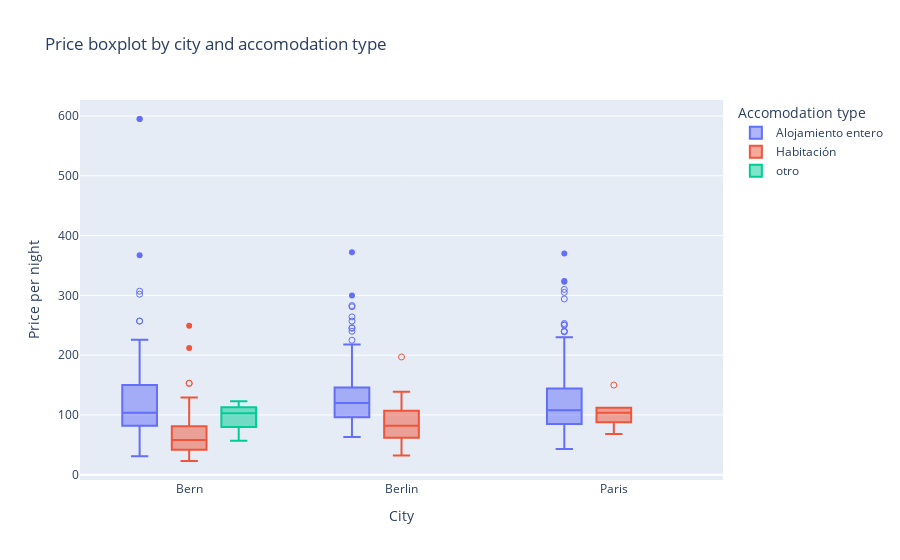

Here is the notebook cell this chart was saved with:
### Markdown cell above
### Price boxplot by city and accomodation type

### Code cell
price_boxplot = px.box(
    data_frame=airbnb_data,
    x="city",
    y="price_per_night",
    color="category",
    points="suspectedoutliers",
    hover_name="name",
    title="Price boxplot by city and accomodation type",
    labels={
        "price_per_night": "Price per night",
        "city": "City",
        "category": "Accomodation type",
    },
)

price_boxplot.show()

### Figure 1 — Plotly figure (JSON) as saved in the notebook; plotly's stock layout.template omitted (floating-point values rounded to 4 significant figures; data arrays with more than 128 entries replaced by an {"elided": "..."} marker saying what was removed)
{"data": [{"alignmentgroup": "True", "boxpoints": "suspectedoutliers", "hovertemplate": "<b>%{hovertext}</b><br><br>Accomodation type=Alojamiento entero<br>City=%{x}<br>Price per night=%{y}<extra></extra>", "hovertext": {"elided": "688 str values"}, "legendgroup": "Alojamiento entero", "marker": {"color": "#636efa"}, "name": "Alojamiento entero", "notched": false, "offsetgroup": "Alojamiento entero", "orientation": "v", "showlegend": true, "type": "box", "x": {"elided": "688 str values"}, "x0": " ", "xaxis": "x", "y": {"elided": "688 int values"}, "y0": " ", "yaxis": "y"}, {"alignmentgroup": "True", "boxpoints": "suspectedoutliers", "hovertemplate": "<b>%{hovertext}</b><br><br>Accomodation type=Habitación<br>City=%{x}<br>Price per night=%{y}<extra></extra>", "hovertext": ["Sala de estar en Berna", "Escapada al campo", "Habitación individual privada en Berna", "Como si estuvieras en casa", "¡Pequeño pero bonito! ¡Bonito y completo!", "Habitación preciosa cerca de la ciudad de Berna", "Orange Apt., casco antiguo, a 3 minutos de la estación de tren de Berna.", "Hermosa habitación en el casco antiguo de Berna", "Lugar mágico y piscina de Beatenberg", "Alojamiento en Emmentaler Spycher de 300 años", "Habitación con baño privado y entrada", "Habitación minimalista, casco antiguo, a 3 minutos de la estación de Berna", "habitación individual oriental en B'n'B Thunerstern", "Apartamento dorado, casco antiguo, a 3 minutos de la estación de tren de Berna", "Habitación minimalista, casco antiguo, a 3 minutos de la estación de Berna", "Apartamento dorado, casco antiguo, a 3 minutos de la estación de tren de Berna", "Habitación romántica - entrada independiente", "Encantadora habitación individual tranquila", "Habitación privada en la ciudad de Berna", "habitación individual oriental en B'n'B Thunerstern", "Acogedor dormitorio privado a 4 minutos del centro de la ciudad", "habitación individual oriental en B'n'B Thunerstern", "Acogedora habitación en el distrito más moderno, incluida la salida después de la hora establecida.", "Habitación en el centro de Berna", "Pequeño pero agradable: habitación tranquila, céntrica, rural", "Pequeño pero agradable: habitación tranquila, céntrica, rural", "Un oasis en mi oasis.", "Ice Attic-Apt, casco antiguo, a 3 minutos de la estación de tren", "Habitación idílica en casa con jardín", "Habitación confortable", "Acogedor estudio en casa", "Habitación con todas las comodidades", "Residence zum Löwen Double Room", "Apartamento azul, casco antiguo, a 3 minutos de la estación de tren de Berna.", "Habitación tranquila con ambiente japonés en Biel", "En el centro de Berna", "Alójate en Emmentaler Speicher de 300 años", "Estudio con cocina y ducha privada", "Apartamento 1 junto a Warschauer Platz and Spree", "Hotel Comenius - Mezzanine Double Bed and Bunkbed", "Una habitación en la mano", "Generador Mitte: cama en un dormitorio de 4 camas.", "Doble Hotel Gat Point Charlie Berlin", "Apartamento de edificio antiguo P-Berg con balcón.", "Habitación en Berlín | PrenzlBerg 11", "Sala de visitas con jardín", "Habitación privada en el centro de Friedrichshain", "Acogedora habitación privada en Berlín", "Acogedor estudio en Berlín", "Habitación triple con balcón 1.2 (1er piso)", "Ojalá estuvieras aquí", "Apartamento de 3 habitaciones3/Potsdamer Pl.", "Habitación en un apartamento con estilo en el corazón de Berlín", "Casa Cyrano Batignolles village", "Secreto de los Batignolles", "\"El auténtico Batignolles\"", "Habitación", "Habitaciones con encanto en la Bastilla de París", "Apt PREMIUM- Vista de la Torre Eiffel y Montmartre"], "legendgroup": "Habitación", "marker": {"color": "#EF553B"}, "name": "Habitación", "notched": false, "offsetgroup": "Habitación", "orientation": "v", "showlegend": true, "type": "box", "x": ["Bern", "Bern", "Bern", "Bern", "Bern", "Bern", "Bern", "Bern", "Bern", "Bern", "Bern", "Bern", "Bern", "Bern", "Bern", "Bern", "Bern", "Bern", "Bern", "Bern", "Bern", "Bern", "Bern", "Bern", "Bern", "Bern", "Bern", "Bern", "Bern", "Bern", "Bern", "Bern", "Bern", "Bern", "Bern", "Bern", "Bern", "Bern", "Berlin", "Berlin", "Berlin", "Berlin", "Berlin", "Berlin", "Berlin", "Berlin", "Berlin", "Berlin", "Berlin", "Berlin", "Berlin", "Berlin", "Berlin", "Paris", "Paris", "Paris", "Paris", "Paris", "Paris"], "x0": " ", "xaxis": "x", "y": [36, 31, 45, 42, 60, 51, 249, 54, 212, 23, 27, 81, 58, 153, 81, 153, 77, 54, 62, 58, 51, 58, 69, 78, 35, 35, 57, 129, 57, 31, 72, 74, 84, 127, 26, 87, 43, 36, 109, 139, 45, 32, 102, 80, 99, 47, 70, 94, 68, 60, 127, 197, 82, 112, 103, 88, 68, 150, 104], "y0": " ", "yaxis": "y"}, {"alignmentgroup": "True", "boxpoints": "suspectedoutliers", "hovertemplate": "<b>%{hovertext}</b><br><br>Accomodation type=otro<br>City=%{x}<br>Price per night=%{y}<extra></extra>", "hovertext": ["Safaritent 2 personas (Jungfrau) / Camping Rütti", "Charmant mobil-home au camping d 'Avenches", "Charmant mobil-home au camping d 'Avenches", "minicasa am gurten berg in bern", "Biohof Schwarzenberg", "Apartamento Rústico en granja"], "legendgroup": "otro", "marker": {"color": "#00cc96"}, "name": "otro", "notched": false, "offsetgroup": "otro", "orientation": "v", "showlegend": true, "type": "box", "x": ["Bern", "Bern", "Bern", "Bern", "Bern", "Bern"], "x0": " ", "xaxis": "x", "y": [57, 113, 113, 93, 80, 123], "y0": " ", "yaxis": "y"}], "layout": {"boxmode": "group", "legend": {"title": {"text": "Accomodation type"}, "tracegroupgap": 0}, "title": {"text": "Price boxplot by city and accomodation type"}, "xaxis": {"anchor": "y", "domain": [0, 1], "title": {"text": "City"}}, "yaxis": {"anchor": "x", "domain": [0, 1], "title": {"text": "Price per night"}}}}
